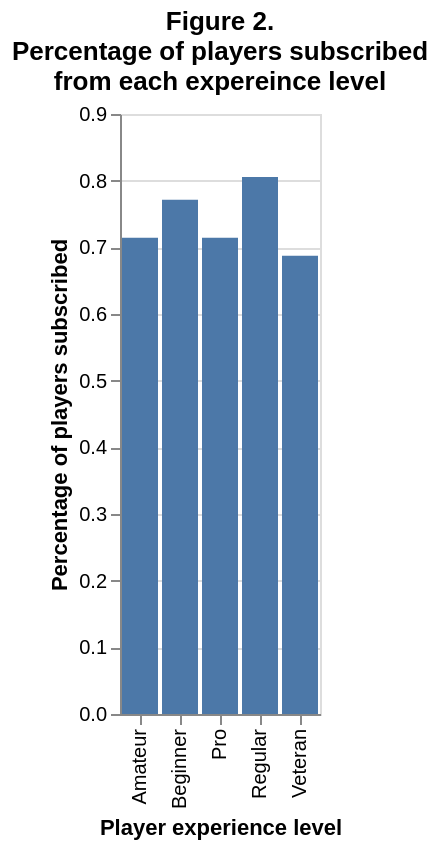

Write notebook code for a chart like this one.
### Code cell
subscription_proportion = players_data.groupby('experience')['subscribe'].mean()
subscription_proportion_df = pd.DataFrame(subscription_proportion).reset_index()
experience_percent_plot = alt.Chart(subscription_proportion_df, title=["Figure 2.", "Percentage of players subscribed", "from each expereince level"]).mark_bar().encode(
    x=alt.X("experience").title("Player experience level"),
    y=alt.Y('subscribe').title("Percentage of players subscribed"),
)
experience_percent_plot

### Figure 1 — Vega specification as saved in the notebook (floating-point values rounded to 4 significant figures)
{"$schema": "https://vega.github.io/schema/vega/v5.json", "data": [{"name": "source_0", "values": [{"experience": "Amateur", "subscribe_end": 0.7143, "subscribe_start": 0.0}, {"experience": "Beginner", "subscribe_end": 0.7714, "subscribe_start": 0.0}, {"experience": "Pro", "subscribe_end": 0.7143, "subscribe_start": 0.0}, {"experience": "Regular", "subscribe_end": 0.8056, "subscribe_start": 0.0}, {"experience": "Veteran", "subscribe_end": 0.6875, "subscribe_start": 0.0}]}, {"name": "source_0_x_domain_experience", "values": [{"experience": "Amateur"}, {"experience": "Beginner"}, {"experience": "Pro"}, {"experience": "Regular"}, {"experience": "Veteran"}]}], "signals": [{"name": "x_step", "value": 20}, {"name": "width", "update": "bandspace(domain('x').length, 0.1, 0.05) * x_step"}], "marks": [{"type": "rect", "name": "marks", "from": {"data": "source_0"}, "encode": {"update": {"width": {"signal": "max(0.25, bandwidth('x'))"}, "y2": {"field": "subscribe_start", "scale": "y"}, "fill": {"value": "#4c78a8"}, "x": {"field": "experience", "scale": "x"}, "y": {"field": "subscribe_end", "scale": "y"}}}, "style": ["bar"]}], "scales": [{"name": "x", "type": "band", "domain": {"data": "source_0_x_domain_experience", "field": "experience", "sort": true}, "range": {"step": {"signal": "x_step"}}, "paddingOuter": 0.05, "paddingInner": 0.1}, {"name": "y", "type": "linear", "domain": {"data": "source_0", "fields": ["subscribe_start", "subscribe_end"]}, "range": [{"signal": "height"}, 0], "zero": true, "nice": true}], "axes": [{"scale": "y", "ticks": false, "gridScale": "x", "aria": false, "orient": "left", "grid": true, "domain": false, "minExtent": 0, "labels": false, "maxExtent": 0, "zindex": 0, "tickCount": {"signal": "ceil(height/40)"}}, {"scale": "x", "orient": "bottom", "title": "Player experience level", "labelAlign": "right", "labelAngle": 270, "labelBaseline": "middle", "grid": false, "zindex": 0}, {"scale": "y", "tickCount": {"signal": "ceil(height/40)"}, "grid": false, "zindex": 0, "orient": "left", "labelOverlap": true, "title": "Percentage of players subscribed"}], "title": {"text": ["Figure 2.", "Percentage of players subscribed", "from each expereince level"], "frame": "group"}, "style": "cell", "padding": 5, "background": "white", "height": 300}
